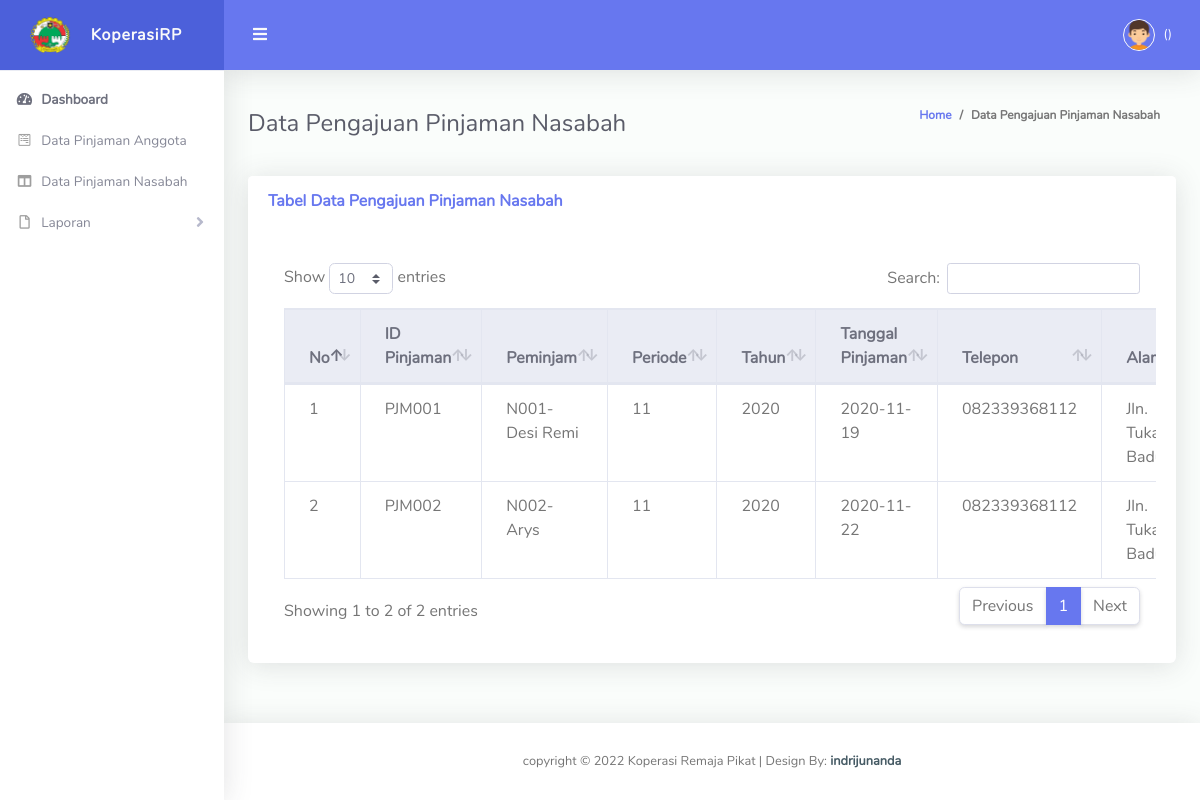
The app's page /dashboard_manager.php?p=data_pinjaman_nasabah with its own data.
### tables this page shows
CREATE TABLE `tbl_pinjaman_nasabah` (
  `id_pinjaman` varchar(50) NOT NULL,
  `id_nasabah` varchar(50) NOT NULL,
  `tgl_pinjam` varchar(50) NOT NULL,
  `periode` varchar(50) NOT NULL,
  `tahun` varchar(50) NOT NULL,
  `no_telepon` varchar(50) NOT NULL,
  `alamat` varchar(50) NOT NULL,
  `pekerjaan` varchar(50) NOT NULL,
  `status_peminjam` varchar(50) NOT NULL,
  `jenis_jaminan` varchar(50) NOT NULL,
  `jenis_bunga` varchar(50) NOT NULL,
  `bunga` varchar(50) NOT NULL,
  `jangka_waktu` varchar(50) NOT NULL,
  `jumlah_pinjaman` int(11) NOT NULL,
  `status_pinjaman` varchar(50) NOT NULL,
  `status` varchar(50) NOT NULL
);

CREATE TABLE `tbl_nasabah` (
  `id_nasabah` varchar(50) NOT NULL,
  `nama_nasabah` varchar(50) NOT NULL,
  `no_identitas` varchar(50) NOT NULL,
  `tgl_lahir` varchar(50) NOT NULL,
  `jk` varchar(50) NOT NULL,
  `tgl_pengajuan` varchar(50) NOT NULL,
  `alamat` varchar(50) NOT NULL,
  `no_tlpn` varchar(50) NOT NULL,
  `status` varchar(50) NOT NULL,
  `pekerjaan` varchar(50) NOT NULL,
  `status_anggota` varchar(50) NOT NULL
);

### Manager/data_pinjaman_nasabah.php (the view, shortened to what this page needs)
<div class="container-fluid" id="container-wrapper">
  <div class="d-sm-flex align-items-center justify-content-between mb-4">
    <h2 class="h4 mb-0 text-gray-800">Data Pengajuan Pinjaman Nasabah</h2>
    <ol class="breadcrumb">
      <li class="breadcrumb-item"><a href="#">Home</a></li>
      <li class="breadcrumb-item active" aria-current="page">Data Pengajuan Pinjaman Nasabah</li>
    </ol>
  </div>
  <div class="row mb-12">
    <div class="col-xl-12 col-md-6 mb-4">
       <div class="card mb-4">
        <div class="card-header py-3 d-flex flex-row align-items-center justify-content-between">
          <h6 class="m-0 font-weight-bold text-primary">Tabel Data Pengajuan Pinjaman Nasabah</h6>
        </div>
        <div class="card-body">
          <div class="table-responsive p-3">
          <table class="table align-items-center table-bordered" id="dataTableHover">
            <thead class="thead-light">
              <tr>
                <th>No</th>
                <th>ID Pinjaman</th>
                <th>Peminjam</th>
                <th>Periode</th>
                <th>Tahun</th>
                <th>Tanggal Pinjaman</th>
                <th>Telepon</th>
                <th>Alamat</th>
              </tr>
            </thead>
            <tbody>
              <?php
              include"koneksi.php";
              $no=1;
              $query="SELECT*FROM tbl_pinjaman_nasabah";
              $sql=mysqli_query($connect, $query);
              while($data=mysqli_fetch_array($sql)) {?>
              <tr>
                <td><?php echo $no;?></td>
                <td><?php echo $data['id_pinjaman'];?></td>
                <?php
                $query_nasabah="SELECT*FROM tbl_nasabah WHERE id_nasabah='".$data['id_nasabah']."'";
              $sql_nasabah=mysqli_query($connect, $query_nasabah);
              $data_nasabah=mysqli_fetch_array($sql_nasabah) ?>
                <td><?php echo $data['id_nasabah'];?>-<?php echo $data_nasabah['nama_nasabah'];?>
                </td>
                <td><?php echo $data['periode'];?></td>
                <td><?php echo $data['tahun'];?></td>
                <td><?php echo $data['tgl_pinjam'];?></td>
                <td><?php echo $data['no_telepon'];?></td>
                <td><?php echo $data['alamat'];?></td>
              </tr>
              <?php $no++;}
              ?>
            </tbody>
          </table>
        </div>
        </div>
      </div>
    </div>
  </div>
</div>

### records on screen
tbl_pinjaman_nasabah: id_pinjaman "PJM001", id_nasabah "N001", id_nasabah.nama_nasabah "Desi Remi", periode "11", tahun "2020", tgl_pinjam "2020-11-19", no_telepon "082339368112", alamat "Jln.…"
tbl_pinjaman_nasabah: id_pinjaman "PJM002", id_nasabah "N002", id_nasabah.nama_nasabah "Arys", periode "11", tahun "2020", tgl_pinjam "2020-11-22", no_telepon "082339368112", alamat "Jln.…"
